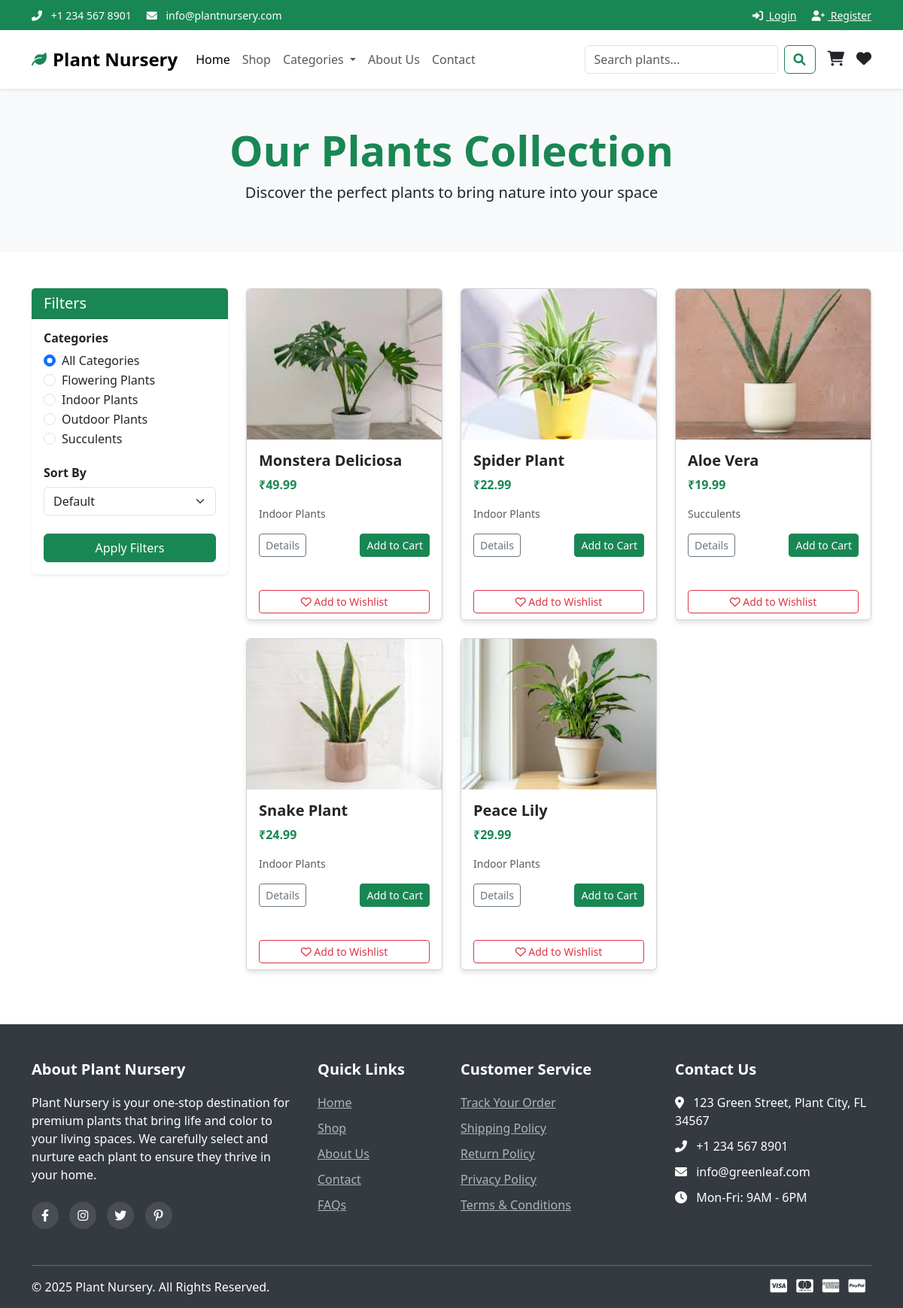
The page /shop.php on the database its author committed.
### tables this page shows
CREATE TABLE IF NOT EXISTS categories (
    id INT AUTO_INCREMENT PRIMARY KEY,
    name VARCHAR(100) NOT NULL,
    description TEXT,
    image_path VARCHAR(255),
    created_at TIMESTAMP DEFAULT CURRENT_TIMESTAMP,
    updated_at TIMESTAMP DEFAULT CURRENT_TIMESTAMP ON UPDATE CURRENT_TIMESTAMP
);

CREATE TABLE IF NOT EXISTS products (
    id INT AUTO_INCREMENT PRIMARY KEY,
    name VARCHAR(100) NOT NULL,
    description TEXT,
    price DECIMAL(10, 2) NOT NULL,
    sale_price DECIMAL(10, 2),
    stock_quantity INT NOT NULL DEFAULT 0,
    reorder_level INT NOT NULL DEFAULT 10,
    image_path VARCHAR(255),
    category_id INT,
    featured BOOLEAN DEFAULT 0,
    status ENUM('in_stock', 'out_of_stock', 'coming_soon') DEFAULT 'in_stock',
    created_at TIMESTAMP DEFAULT CURRENT_TIMESTAMP,
    updated_at TIMESTAMP DEFAULT CURRENT_TIMESTAMP ON UPDATE CURRENT_TIMESTAMP,
    FOREIGN KEY (category_id) REFERENCES categories(id) ON DELETE SET NULL
);

### shop.php (the view, shortened to what this page needs)
<?php
include_once("includes/db_connection.php");
$category_id = isset($_GET['category_id']) ? intval($_GET['category_id']) : 0;
$sort = isset($_GET['sort']) ? $_GET['sort'] : 'default';
$query = "SELECT p.*, c.name as category_name
          FROM products p
          LEFT JOIN categories c ON p.category_id = c.id
          WHERE 1=1";
switch ($sort) {
    default:
        $query .= " ORDER BY p.id DESC";
}
$result = mysqli_query($conn, $query);
$products = [];
if ($result) {
    while ($row = mysqli_fetch_assoc($result)) {
        $products[] = $row;
    }
}
$categories_query = "SELECT * FROM categories ORDER BY name ASC";
$categories_result = mysqli_query($conn, $categories_query);
$categories = [];
if ($categories_result) {
    while ($row = mysqli_fetch_assoc($categories_result)) {
        $categories[] = $row;
    }
}
?>
<!DOCTYPE html>
<html lang="en">
<head>
    <link rel="stylesheet" href="css/style.css">
    <link href="https://cdn.jsdelivr.net/npm/bootstrap@5.3.0/dist/css/bootstrap.min.css" rel="stylesheet">
    <link rel="stylesheet" href="https://cdnjs.cloudflare.com/ajax/libs/font-awesome/6.0.0/css/all.min.css">
</head>
<body>
    <?php include_once("includes/header.php"); ?>
    <section class="shop-banner bg-light py-5">
        <div class="container">
            <div class="row">
                <div class="col-12 text-center">
                    <h1 class="display-4 fw-bold text-success">Our Plants Collection</h1>
                    <p class="lead">Discover the perfect plants to bring nature into your space</p>
                </div>
            </div>
        </div>
    </section>
    <section class="shop-content py-5">
        <div class="container">
            <div class="row">
                <div class="col-lg-3 mb-4">
                    <div class="card border-0 shadow-sm">
                        <div class="card-header bg-success text-white">
                            <h5 class="mb-0">Filters</h5>
                        </div>
                        <div class="card-body">
                            <form action="shop.php" method="GET">
                                <div class="mb-4">
                                    <h6 class="fw-bold">Categories</h6>
                                    <div class="form-check">
                                        <input class="form-check-input" type="radio" name="category_id" id="category_all" value="0" <?php echo $category_id == 0 ? 'checked' : ''; ?>>
                                        <label class="form-check-label" for="category_all">
                                            All Categories
                                        </label>
                                    </div>
                                    <?php foreach($categories as $category): ?>
                                        <div class="form-check">
                                            <input class="form-check-input" type="radio" name="category_id" id="category_<?php echo $category['id']; ?>" value="<?php echo $category['id']; ?>" <?php echo $category_id == $category['id'] ? 'checked' : ''; ?>>
                                            <label class="form-check-label" for="category_<?php echo $category['id']; ?>">
                                                <?php echo htmlspecialchars($category['name']); ?>
                                            </label>
                                        </div>
                                    <?php endforeach; ?>
                                </div>
                                <div class="mb-4">
                                    <h6 class="fw-bold">Sort By</h6>
                                    <select class="form-select" name="sort">
                                        <option value="default" <?php echo $sort == 'default' ? 'selected' : ''; ?>>Default</option>
                                    </select>
                                </div>
                                <button type="submit" class="btn btn-success w-100">Apply Filters</button>
                            </form>
                        </div>
                    </div>
                </div>
                <div class="col-lg-9">
                    <div class="row">
                        <?php if(count($products) > 0): ?>
                            <?php foreach($products as $product): ?>
                                <div class="col-md-4 mb-4">
                                    <div class="card h-100 product-card">
                                        <img src="<?php echo $product['image_path']; ?>" class="card-img-top" alt="<?php echo htmlspecialchars($product['name']); ?>">
                                        <div class="card-body">
                                            <h5 class="card-title"><?php echo htmlspecialchars($product['name']); ?></h5>
                                            <p class="card-text text-success fw-bold">₹<?php echo number_format($product['price'], 2); ?></p>
                                            <p class="card-text small text-muted"><?php echo htmlspecialchars($product['category_name']); ?></p>
                                            <div class="d-flex justify-content-between">
                                                <a href="product.php?id=<?php echo $product['id']; ?>" class="btn btn-sm btn-outline-secondary">Details</a>
                                                <form action="add_to_cart.php" method="post" class="m-0">
                                                    <button type="submit" class="btn btn-sm btn-success">Add to Cart</button>
                                                </form>
                                            </div>
                                        </div>
                                        <div class="card-footer bg-white border-top-0">
                                            <form action="add_to_wishlist.php" method="post" class="m-0">
                                                <button type="submit" class="btn btn-sm btn-outline-danger w-100"><i class="far fa-heart"></i> Add to Wishlist</button>
                                            </form>
                                        </div>
                                    </div>
                                </div>
                            <?php endforeach; ?>
                        <?php endif; ?>
                    </div>
                </div>
            </div>
        </div>
    </section>
    <?php include_once("includes/footer.php"); ?>
</body>
</html>

### css/style.css (style rules this page uses)
:root { --primary-color: #198754; --secondary-color: #6c757d; --dark-green: #155724; --light-green: #d4edda; --bs-body-font-family: 'Poppins', sans-serif; }
body { font-family: 'Poppins', sans-serif; color: #333; line-height: 1.6; }
a { text-decoration: none; color: var(--primary-color); transition: all 0.3s ease; }
.btn-success { background-color: var(--primary-color); border-color: var(--primary-color); }
.card { border: none; box-shadow: 0 4px 6px rgba(0, 0, 0, 0.1); transition: transform 0.3s ease, box-shadow 0.3s ease; margin-bottom: 20px; }
.card-title { font-weight: 600; color: var(--dark-green); }
.product-card .card-img-top { height: 200px; object-fit: cover; }

### rows shown on the page
categories: category_id "☐ Flowering Plants", name "Flowering Plants"
categories: category_id "☐ Indoor Plants", name "Indoor Plants"
categories: category_id "☐ Outdoor Plants", name "Outdoor Plants"
categories: category_id "☐ Succulents", name "Succulents"
products: image_path (picture), name "Monstera Deliciosa", price "49.99", category.name "Indoor Plants"
products: image_path (picture), name "Spider Plant", price "22.99", category.name "Indoor Plants"
products: image_path (picture), name "Aloe Vera", price "19.99", category.name "Succulents"
products: image_path (picture), name "Snake Plant", price "24.99", category.name "Indoor Plants"
products: image_path (picture), name "Peace Lily", price "29.99", category.name "Indoor Plants"
